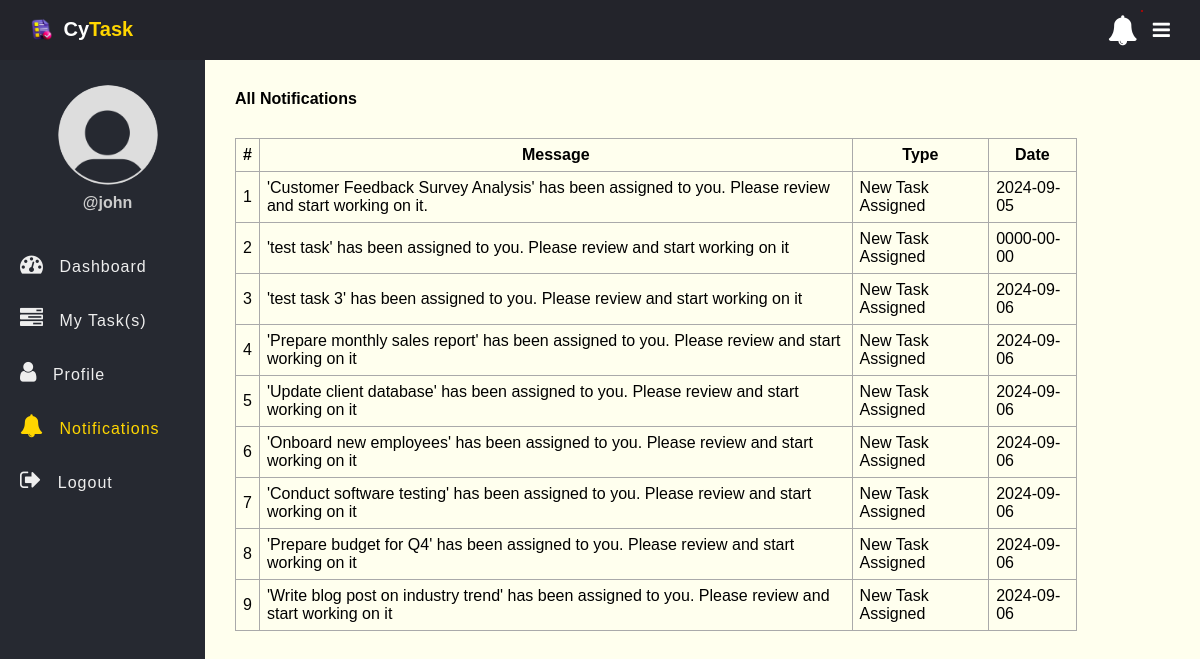
The page /notifications.php (signed in) on the database as committed earlier.
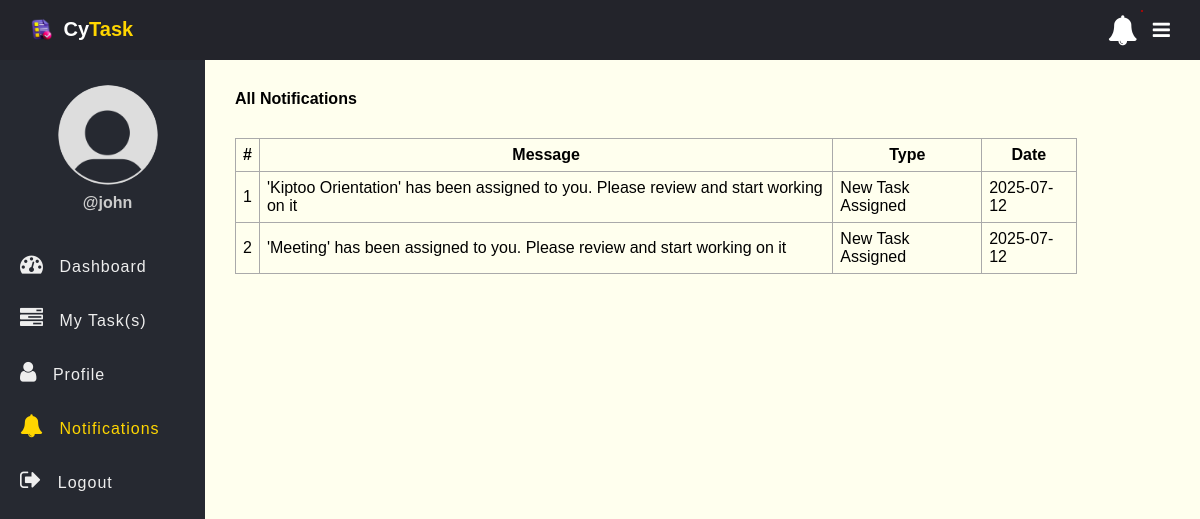
The same page on the database as committed later.
### tables this page shows
CREATE TABLE `notifications` (
  `id` int(11) NOT NULL AUTO_INCREMENT,
  `message` text NOT NULL,
  `recipient` int(11) NOT NULL,
  `type` varchar(50) NOT NULL,
  `date` date NOT NULL DEFAULT current_timestamp(),
  `is_read` tinyint(1) DEFAULT 0,
  PRIMARY KEY (`id`)
);

### app/Model/Notification.php (called while the page is built, shortened)
<?php
function get_all_my_notifications($conn, $id){
	$sql = "SELECT * FROM notifications WHERE recipient=?";
	$stmt = $conn->prepare($sql);
	$stmt->execute([$id]);
	if($stmt->rowCount() > 0){
		$notifications = $stmt->fetchAll();
	}else $notifications = 0;
	return $notifications;
}

### notifications.php (the view, shortened to what this page needs)
<?php
if (isset($_SESSION['role']) && isset($_SESSION['id'])) {
    include "DB_connection.php";
    include "app/Model/Notification.php";
    $notifications = get_all_my_notifications($conn, $_SESSION['id']);
 ?>
<!DOCTYPE html>
<html>
<head>
	<link rel="stylesheet" href="https://stackpath.bootstrapcdn.com/font-awesome/4.7.0/css/font-awesome.min.css">
	<link rel="stylesheet" href="css/style.css">
</head>
<body>
	<?php include "inc/header.php" ?>
	<div class="body">
		<?php include "inc/nav.php" ?>
		<section class="section-1">
			<h4 class="title">All Notifications</h4>
			<?php if ($notifications != 0) { ?>
			<table class="main-table">
				<tr>
					<th>#</th>
					<th>Message</th>
					<th>Type</th>
					<th>Date</th>
				</tr>
				<?php $i=0; foreach ($notifications as $notification) { ?>
				<tr>
					<td><?=++$i?></td>
					<td><?=$notification['message']?></td>
					<td><?=$notification['type']?></td>
					<td><?=$notification['date']?></td>
				</tr>
			   <?php	} ?>
			</table>
		<?php }else { ?>
			<h3>You have zero notification</h3>
		<?php  }?>
		</section>
	</div>
</body>
</html>
<?php }else{
   $em = "First login";
   header("Location: login.php?error=$em");
   exit();
}
 ?>

Rows that differ between the two databases and show on the page:
no longer on this page (row edited): notifications: message "'Customer Feedback Survey Analysis' has been assigned to you. Please review and start working on it.", type "New Task Assigned", date "2024-09-05"
no longer on this page (row edited): notifications: message "'test task' has been assigned to you. Please review and start working on it", type "New Task Assigned", date "0000-00-00"
no longer on this page (row edited): notifications: message "'test task 3' has been assigned to you. Please review and start working on it", type "New Task Assigned", date "2024-09-06"
no longer on this page (row edited): notifications: message "'Prepare monthly sales report' has been assigned to you. Please review and start working on it", type "New Task Assigned", date "2024-09-06"
no longer on this page (row edited): notifications: message "'Update client database' has been assigned to you. Please review and start working on it", type "New Task Assigned", date "2024-09-06"
removed notifications: message "'Onboard new employees' has been assigned to you. Please review and start working on it", type "New Task Assigned", date "2024-09-06"
removed notifications: message "'Conduct software testing' has been assigned to you. Please review and start working on it", type "New Task Assigned", date "2024-09-06"
removed notifications: message "'Prepare budget for Q4' has been assigned to you. Please review and start working on it", type "New Task Assigned", date "2024-09-06"
removed notifications: message "'Write blog post on industry trend' has been assigned to you. Please review and start working on it", type "New Task Assigned", date "2024-09-06"
now on this page (row edited): notifications: message "'Kiptoo Orientation' has been assigned to you. Please review and start working on it", type "New Task Assigned", date "2025-07-12"
now on this page (row edited): notifications: message "'Meeting' has been assigned to you. Please review and start working on it", type "New Task Assigned", date "2025-07-12"
